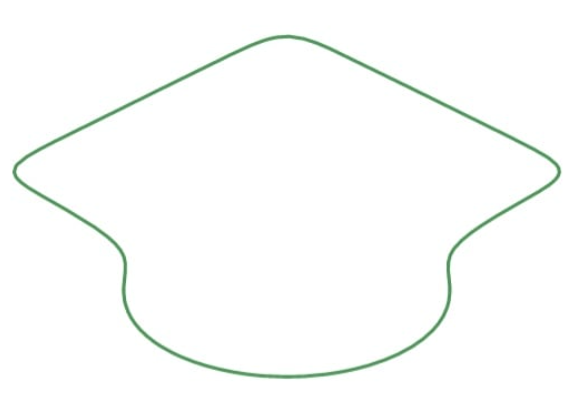
#> input picture img.png, 578 x 418 px
$ jupyter execute DFT.ipynb
#> lines starting #> are read from the running program, lines starting #| are printed output that depends on the picture; after the words box and inside, x2 and y2 are one past the last pixel; in counts of white or black regions, pixels touching at a corner belong together
[cell 1]
import cv2
import numpy as np
import matplotlib.pyplot as plt
import json

img = cv2.imread('img.png')
#> img is the input picture: shape (418, 578, 3); mean B, G, R 251.6, 252.7, 251.4
gray = cv2.cvtColor(img, cv2.COLOR_BGR2GRAY)
edged = cv2.Canny(gray, 70, 250)
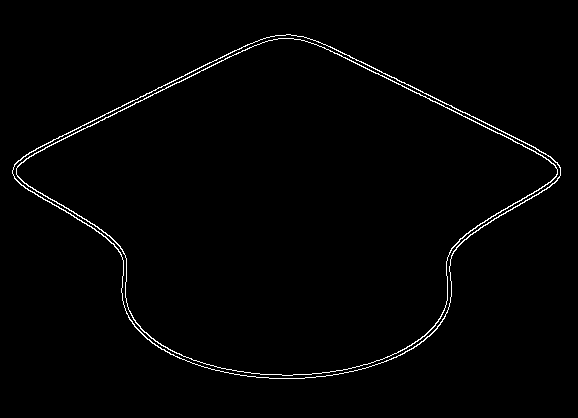
#> edged: shape (418, 578); 1.4% white in thin lines or dots, all inside (x1, y1, x2, y2) = (12, 34, 561, 379)

#plot image
plt.imshow(img, cmap='gray')

[cell 2]
contours, hierarchy = cv2.findContours(edged,cv2.RETR_EXTERNAL,cv2.CHAIN_APPROX_NONE)
#> contours = 1 contour; box (x1, y1, x2, y2) and area: (12, 34, 561, 379) 114190
contour = contours[0]
#> contour = contour of 1240 points, box (x1, y1, x2, y2) (12, 34, 561, 379), area 114190
n = contour.shape[0]
#> n = 1240
contour = np.reshape(contour, (n,2) )
#> contour = 1240 pairs, first value 12 to 560, second value 34 to 378

# move to center
max_ = np.amax(contour,0)
#> max_ = [560, 378]
min_ = np.amin(contour,0)
#> min_ = [12, 34]
mid = (max_+min_)/2
#> mid = [286, 206]
contour = contour - mid
#> contour = 1240 pairs, first value -274 to 274, second value -172 to 172

[cell 3]
# change to complex space
contour_cmplx = [c[0]+c[1]*1j for c in contour]
#> contour_cmplx = 1240 items

[cell 4]
pi = np.pi
order = 30 # order of fineness
coef_list=[]

# DFT
for k in range(-order, order+1):
    coef = np.mean([ c * np.exp(-1j*2*pi/n*k*t) for t,c in enumerate(contour_cmplx)])
    coef_list.append({'freq':k, 'amp':np.abs(coef), 'phase':np.angle(coef)})
#> after the loop, coef_list = 61 items

[cell 5]
# get +- 10
get = 10
to_draw = coef_list[order-get : order+get+1]
#> to_draw = 21 items
